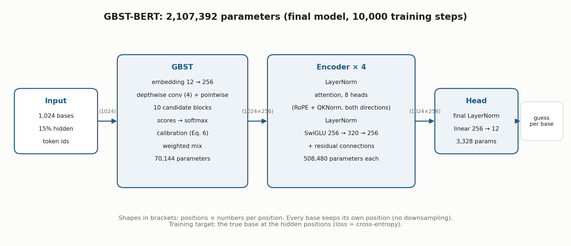
#> input picture charna_project/results/model_viz/1_architecture.png, 571 x 246 px, shrunk from 2080 x 896 before the run
$ python make_viz_onepage.py
#> lines starting #> are read from the running program, lines starting #| are printed output that depends on the picture
"""Put the four model visualizations on one A3-landscape page, each with a short explanation.

Run after scripts_charna/visualize_model.py (from the repository root):
    python scripts_charna/make_viz_onepage.py
Writes charna_project/results/model_viz/model_visualizations_onepage.{png,pdf}.
"""

import pathlib
import textwrap

import matplotlib

matplotlib.use("Agg")
import matplotlib.image as mpimg  # noqa: E402
import matplotlib.pyplot as plt  # noqa: E402

REPO = pathlib.Path(__file__).resolve().parent.parent
VIZ = REPO / "charna_project/results/model_viz"
INK, MUTED, ACCENT, BG, SOFT = "#1f1f1e", "#5f5e58", "#1f5a85", "#fcfcfb", "#eef3f8"

PANELS = [
    ("1_architecture.png", "1  How the model is built",
     "DNA (1,024 bases, 15% hidden) → GBST (learned reading, 70,144 parameters) → 4 encoder blocks\n"
     "(attention looks both ways, 508,480 parameters each) → a guess for every base. Total 2,107,392 parameters."),
    ("2_gbst_blocks.png", "2  What GBST does along a real DNA sequence",
     "At every position GBST puts 98.2% of its weight on single bases. The small weight on 2-4-base blocks\n"
     "is the same inside and outside repeats (shaded) and does not follow GC content: GBST does not adapt."),
    ("3_confidence.png", "3  How sure the model is, base by base",
     "Each base hidden once. Inside the tandem repeat (shaded) 94.5% of bases are guessed correctly;\n"
     "elsewhere 50.8%. The model has learned that repeats are predictable (54.7% in this window)."),
    ("4_attention.png", "4  Where each base looks (attention)",
     "Layer 1: every head looks at one fixed nearby position (a few bases left or right). Deeper layers look\n"
     "further (47% → 29% of attention within ±8 bases). Layer 3: one position is looked at by all bases."),
]


def main():
    fig = plt.figure(figsize=(16.54, 11.69))  # A3 landscape, inches
    fig.patch.set_facecolor(BG)
    fig.text(0.02, 0.965, "Inside GBST-BERT: four views of the final model", fontsize=22, weight="bold", color=ACCENT)
    fig.text(0.02, 0.937, "Final model after 10,000 training steps (10.5 billion bases of hg38); example window "
             "chr21:33,045,056-33,046,080; tandem repeats marked by rule (unit of 1-6 bases repeated over ≥12 bases).",
             fontsize=11, color=MUTED)
    boxes = [(0.02, 0.50), (0.51, 0.50), (0.02, 0.035), (0.51, 0.035)]  # lower-left corner of each panel
    for (fname, title, caption), (x, y) in zip(PANELS, boxes):
        w, h = 0.47, 0.42
        frame = fig.add_axes([x, y, w, h])
        frame.set_xticks([]); frame.set_yticks([])
        frame.set_facecolor("white")
        for side in frame.spines.values():
            side.set_color("#e6e5e0")
        fig.text(x + 0.008, y + h - 0.028, title, fontsize=14, weight="bold", color=INK)
        img = mpimg.imread(VIZ / fname)
#> img is the input picture: shape (246, 571, 4) float32; mean R, G, B, A 0.941, 0.95, 0.957, 1
        ih, iw = img.shape[:2]
#> ih = 246; iw = 571
        # image area inside the panel: below the title, above the caption
        area_w, area_h = w - 0.016, h - 0.135
        aspect = (iw / ih) * (fig.get_figheight() / fig.get_figwidth())  # width/height in figure fractions
#> aspect = 1.64
        img_w = min(area_w, area_h * aspect)
#> img_w = 0.454
        img_h = img_w / aspect
#> img_h = 0.277
        ax = fig.add_axes([x + (w - img_w) / 2, y + 0.085 + (area_h - img_h) / 2, img_w, img_h])
        ax.imshow(img)
        ax.axis("off")
        wrapped = textwrap.fill(caption.replace("\n", " "), width=100)
        fig.text(x + 0.008, y + 0.012, wrapped, fontsize=10.5, color=INK, va="bottom", linespacing=1.35,
                 bbox=dict(boxstyle="round,pad=0.45", fc=SOFT, ec="none"))
    fig.text(0.98, 0.012, "Main message: the model reads local context through the convolution and attention, "
             "not through GBST's block choice.", fontsize=11, color=ACCENT, ha="right", weight="bold")
    for ext in ("png", "pdf"):
        fig.savefig(VIZ / f"model_visualizations_onepage.{ext}", dpi=220 if ext == "png" else None)
#> this loop made 2 passes
#> pass 1, in main, `fig.savefig(VIZ / f"model_visualizations_onepage.{ext}", dpi=220 if ex..`:
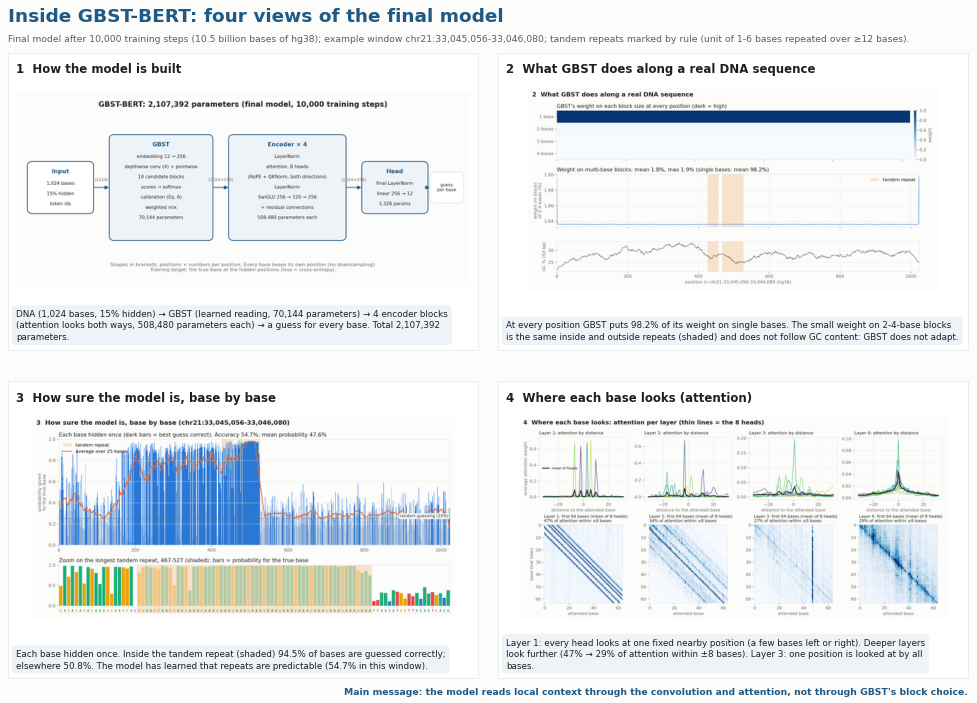
#> figure drawn by matplotlib, 4 panels
    print("saved", VIZ / "model_visualizations_onepage.png", "and .pdf")


if __name__ == "__main__":
    main()
